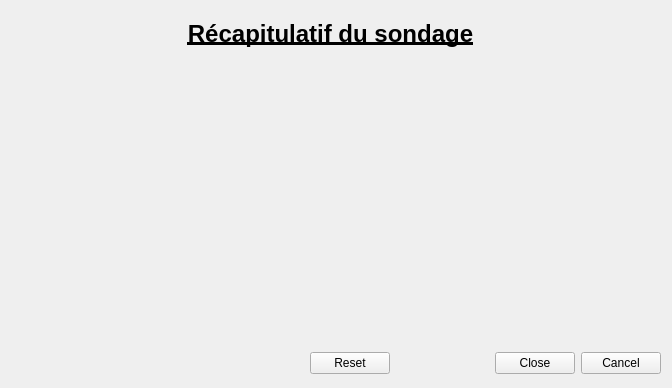
<?xml version="1.0" encoding="UTF-8"?>
<ui version="4.0">
 <class>Recap</class>
 <widget class="QWidget" name="Recap">
  <property name="geometry">
   <rect>
    <x>0</x>
    <y>0</y>
    <width>672</width>
    <height>388</height>
   </rect>
  </property>
  <property name="windowTitle">
   <string>Form</string>
  </property>
  <widget class="QWidget" name="verticalLayoutWidget">
   <property name="geometry">
    <rect>
     <x>60</x>
     <y>20</y>
     <width>541</width>
     <height>41</height>
    </rect>
   </property>
   <layout class="QVBoxLayout" name="verticalLayout">
    <item>
     <widget class="QLabel" name="label">
      <property name="font">
       <font>
        <pointsize>18</pointsize>
        <weight>75</weight>
        <bold>true</bold>
        <underline>true</underline>
       </font>
      </property>
      <property name="layoutDirection">
       <enum>Qt::LeftToRight</enum>
      </property>
      <property name="text">
       <string>Récapitulatif du sondage</string>
      </property>
      <property name="alignment">
       <set>Qt::AlignHCenter|Qt::AlignTop</set>
      </property>
     </widget>
    </item>
   </layout>
  </widget>
  <widget class="QDialogButtonBox" name="buttonBox">
   <property name="geometry">
    <rect>
     <x>310</x>
     <y>350</y>
     <width>351</width>
     <height>26</height>
    </rect>
   </property>
   <property name="standardButtons">
    <set>QDialogButtonBox::Cancel|QDialogButtonBox::Close|QDialogButtonBox::Reset</set>
   </property>
   <property name="centerButtons">
    <bool>false</bool>
   </property>
  </widget>
 </widget>
 <resources/>
 <connections/>
</ui>
